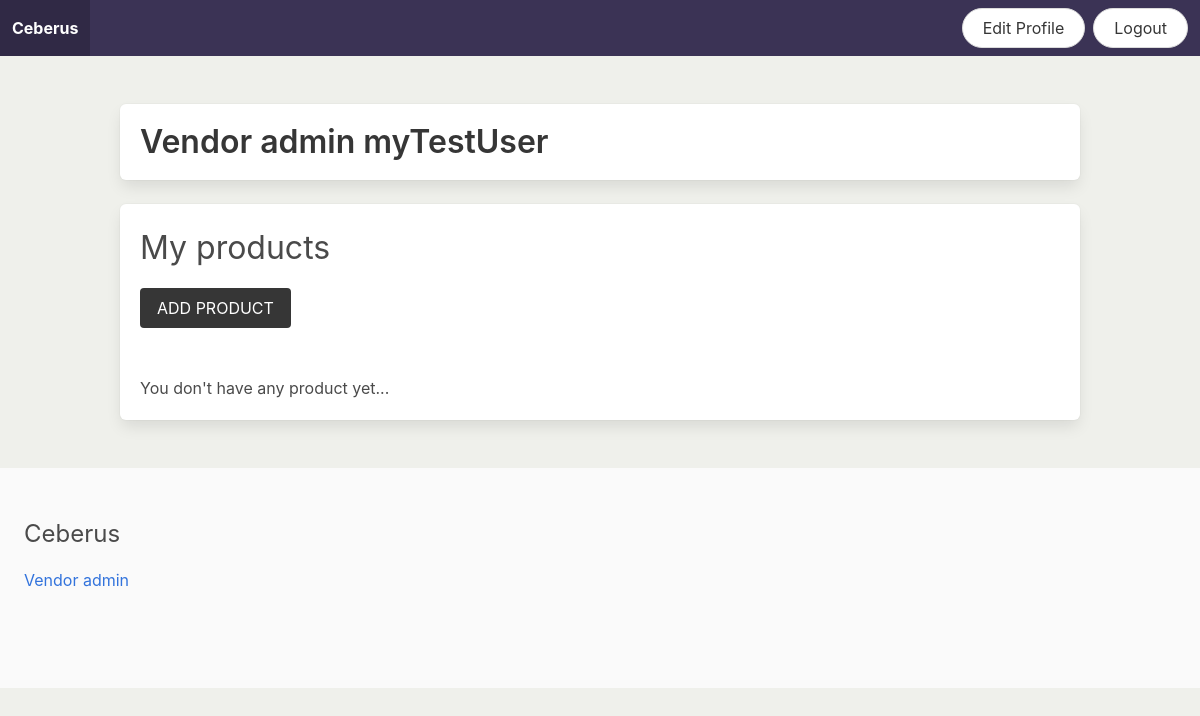
Page /vendor/vendor-admin/ (signed in) on the earlier database version.
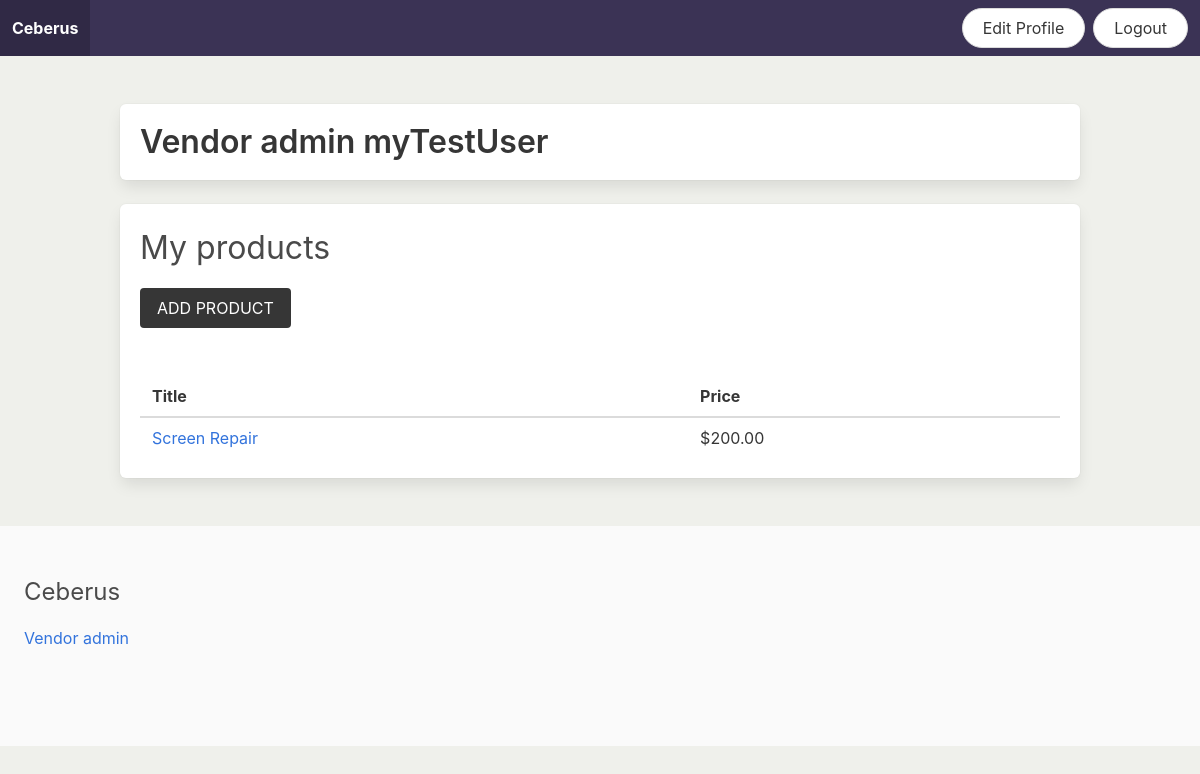
Same page on the later database version.
### apps/product/models.py (models this page shows, shortened)
class Product(models.Model):
    category = models.ForeignKey(Category, related_name='products', on_delete=models.CASCADE) # this is sort of like a one to one field, except that products can have more than one category. As such, this allows us to get all the products in a category
    vendor = models.ForeignKey(Vendor, related_name='products', on_delete=models.CASCADE) # This will allow us to get all the products of a vendor
    title = models.CharField(max_length=255) # title of the product
    slug = models.SlugField(max_length=255) # effectively a url
    description = models.TextField(blank=True, null=True) # a product description, which can be left blank
    price = models.DecimalField(max_digits=6, decimal_places=2) # the best way to store currency values
    date_added = models.DateTimeField(auto_now_add=True)
    class Meta:
        ordering = ['-date_added']

### apps/vendor/views.py (the view)
# urls.py: path('vendor-admin/', views.vendor_admin, name='vendor_admin'),
@login_required # this checks if the user has already logged in, if not the user will be redirected to the login page
def vendor_admin(request): # code for the vendor interface
    vendor = request.user.vendor # loads the vendor object through the user model
    products = vendor.products.all() # importing all the products associated with a vendor
    return render(request, 'vendor/vendor_admin.html', {'vendor': vendor, 'products': products})

### apps/product/context_processors.py (called while the page is built)
def menu_categories(request):
    categories = Category.objects.all()
    return {'menu_categories': categories}

### templates/vendor/vendor_admin.html (shortened to what this page needs)
{% extends 'core/base.html'%}
{% block content %}
    <div class="box">
        <h1 class="title">Vendor admin {{ vendor.name }}</h1>
    </div>
    <div class="box">
        <h2 class="is-size-3 mb-4">My products</h2>
        <a href="{% url 'add_product' %}" class="button is-dark is-uppercase mb-6">Add product</a>
        {% if products %}
            <table class="table is-fullwidth">
                <thead>
                    <tr>
                        <th>Title</th>
                        <th>Price</th>
                    </tr>
                </thead>
                <tbody>
                    {% for product in products %}
                        <tr>
                            <td><a href="{% url 'product' product.category.slug product.slug %}">{{ product.title }}</a></td>
                            <td>${{ product.price }}</td>
                        </tr>
                    {% endfor %}
                </tbody>
            </table>
        {% else %}
            <p>You don't have any product yet...</p>
        {% endif %}
    </div>
{% endblock %}

Differences in the rows shown:
added Product: title "Screen Repair", price "200.00"
Other differences:
text no longer shown: "You don't have any product yet..."
text now shown: "Title Price"
